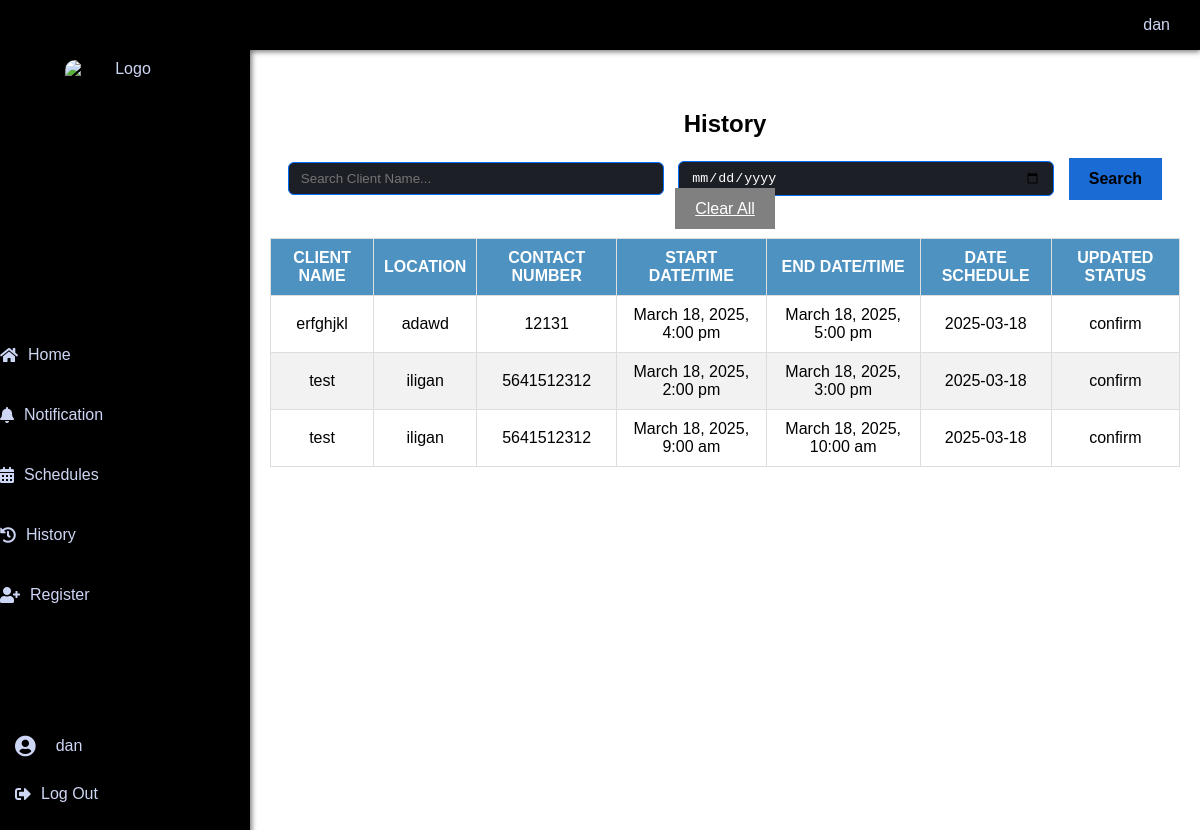
Screenshot of /history.php (signed in) with the database file from the repository.
### tables this page shows
CREATE TABLE `users` (
  `ID` bigint(20) NOT NULL AUTO_INCREMENT,
  `email` varchar(50) NOT NULL,
  `password` varchar(60) NOT NULL,
  `username` varchar(40) NOT NULL,
  `account_level` varchar(40) NOT NULL,
  PRIMARY KEY (`ID`)
);

CREATE TABLE `Schedule` (
  `ScheduleID` bigint(20) NOT NULL AUTO_INCREMENT,
  `start_date_time` datetime NOT NULL,
  `end_date_time` datetime NOT NULL,
  `date_schedule` datetime NOT NULL,
  `EventID` bigint(20) NOT NULL,
  `StatusID` bigint(20) NOT NULL,
  PRIMARY KEY (`ScheduleID`),
  KEY `Events_Schedule` (`EventID`),
  KEY `Updated_Status_Schedule` (`StatusID`),
  CONSTRAINT `Events_Schedule` FOREIGN KEY (`EventID`) REFERENCES `Events` (`EventID`),
  CONSTRAINT `Updated_Status_Schedule` FOREIGN KEY (`StatusID`) REFERENCES `Updated_Status` (`StatusID`)
);

CREATE TABLE `Clients` (
  `ClientID` bigint(20) NOT NULL AUTO_INCREMENT,
  `clients_name` text NOT NULL,
  `contact_number` bigint(20) NOT NULL,
  `location` varchar(100) NOT NULL,
  `ID` bigint(20) NOT NULL,
  PRIMARY KEY (`ClientID`),
  KEY `users_Clients` (`ID`),
  CONSTRAINT `users_Clients` FOREIGN KEY (`ID`) REFERENCES `users` (`ID`)
);

CREATE TABLE `Updated_Status` (
  `StatusID` bigint(20) NOT NULL AUTO_INCREMENT,
  `updated_status` text NOT NULL DEFAULT current_timestamp(),
  PRIMARY KEY (`StatusID`)
);

### htdocs/history.php (the view, shortened to what this page needs)
<?php
include 'navigation.php';
$searchName = isset($_GET['search']) ? $conn->real_escape_string($_GET['search']) : '';
$searchDate = isset($_GET['searchDate']) ? $conn->real_escape_string($_GET['searchDate']) : '';
$query = "SELECT c.clients_name, c.location, c.contact_number,
                 s.start_date_time, s.end_date_time,
                 DATE(s.start_date_time) AS date_schedule,
                 us.updated_status
          FROM Schedule s
          JOIN Events e ON s.EventID = e.EventID
          JOIN Clients c ON e.ClientID = c.ClientID
          JOIN Updated_Status us ON s.StatusID = us.StatusID";
$query .= " ORDER BY s.start_date_time DESC";
$result = $conn->query($query);
?>
<!DOCTYPE html>
<html lang="en">
<head>
</head>
<body>
    <div class="container mt-5">
        <h2>History</h2>
        <form method="get" action="history.php" class="mb-4">
            <input type="text" name="search" class="form-control" placeholder="Search Client Name..." value="<?php echo htmlspecialchars($searchName); ?>">
            <input type="date" name="searchDate" class="form-control" value="<?php echo htmlspecialchars($searchDate); ?>">
            <button type="submit" class="btn btn-primary"><strong>Search</strong></button>
            <a href="history.php" class="btn btn-secondary">Clear All</a>
        </form>
        <table class="table table-bordered">
            <thead>
                <tr>
                    <th>Client Name</th>
                    <th>Location</th>
                    <th>Contact Number</th>
                    <th>Start Date/Time</th>
                    <th>End Date/Time</th>
                    <th>Date Schedule</th>
                    <th>Updated Status</th>
                </tr>
            </thead>
            <tbody>
                <?php if($result && $result->num_rows > 0): ?>
                    <?php while($row = $result->fetch_assoc()): ?>
                        <tr>
                            <td><?php echo htmlspecialchars($row['clients_name']); ?></td>
                            <td><?php echo htmlspecialchars($row['location']); ?></td>
                            <td><?php echo htmlspecialchars($row['contact_number']); ?></td>
                            <td><?php echo date("F j, Y, g:i a", strtotime($row['start_date_time'])); ?></td>
                            <td><?php echo date("F j, Y, g:i a", strtotime($row['end_date_time'])); ?></td>
                            <td><?php echo htmlspecialchars($row['date_schedule']); ?></td>
                            <td>
                                <?php
                                $status = strtolower($row['updated_status']);
                                if ($status === 'completed') {
                                    echo '<span style="background-color: green; color: white; padding: 5px 10px; border-radius: 5px;">Completed</span>';
                                } elseif ($status === 'cancel') {
                                    echo '<span style="background-color: red; color: white; padding: 5px 10px; border-radius: 5px;">Cancel</span>';
                                } else {
                                    echo htmlspecialchars($row['updated_status']);
                                }
                                ?>
                            </td>
                        </tr>
                    <?php endwhile; ?>
                <?php else: ?>
                    <tr>
                        <td colspan="7">No schedule history found.</td>
                    </tr>
                <?php endif; ?>
            </tbody>
        </table>
    </div>
</body>
</html>

### htdocs/navigation.php (shortened to what this page needs)
<?php
include 'db.php';
$username = 'Guest';
if (isset($_SESSION['ID'])) {
    $stmt = $conn->prepare("SELECT username FROM users WHERE ID = ?");
    $stmt->bind_param("i", $_SESSION['ID']);
    $stmt->execute();
    $stmt->bind_result($username);
    $stmt->fetch();
    $stmt->close();
} elseif (isset($_SESSION['email'])) {
    $stmt = $conn->prepare("SELECT username, ID FROM users WHERE email = ?");
    $stmt->bind_param("s", $_SESSION['email']);
    $stmt->execute();
    $stmt->bind_result($username, $userId);
}
?>
<!DOCTYPE html>
<html lang="en">
<head>
    <link rel="stylesheet" href="https://cdnjs.cloudflare.com/ajax/libs/font-awesome/5.15.4/css/all.min.css">
</head>
<body>
    <div class="topbar">
        <div class="username-container">
            <span class="username" onclick="toggleDropdown()"><?php echo htmlspecialchars($username); ?></span>
        </div>
    </div>
    <div class="sidebar" id="sidebar">
        <div class="logo-container">
            <img src="https://encrypted-tbn0.gstatic.com/images?q=tbn:ANd9GcQgJbMfeLLbE_Wh3cK3RK8s0a-P9hvTwYfHpw&s" alt="Logo" class="logo">
        </div>
        <div class="nav-items">
            <a href="homepage.php"><i class="fas fa-home"></i> Home</a>
            <a href="notification.php"><i class="fas fa-bell"></i>Notification
            </a>
            <a href="schedule.php"><i class="fas fa-calendar-alt"></i>Schedules</a>
            <a href="history.php"><i class="fas fa-history"></i>History</a>
            <a href="register.php"><i class="fas fa-user-plus"></i>Register</a>
        </div>
        <div class="profile">
            <i class="fas fa-user-circle fa-lg"></i>
            <span id="username-display" style="margin-left: 10px; overflow: hidden; text-overflow: ellipsis; white-space: nowrap; max-width: 180px;">
                <?php echo htmlspecialchars($username); ?>
            </span>
        </div>
        <div class="logout">
            <a href="javascript:void(0);" onclick="showLogoutConfirmation()"><i class="fas fa-sign-out-alt"></i>Log Out</a>
        </div>
    </div>
</body>
</html>

### htdocs/navigation.php (style rules this page uses)
body { display: flex; min-height: 100vh; margin: 0; font-family: Arial, sans-serif; background: #121212; }
.sidebar { width: 250px; background: #000000; color: #CDD6F4; transition: none; position: fixed; top: 0; left: 0; height: 100%; overflow: hidden; transform: translateX(0); opacity: 1; z-index: 1000; box-shadow: 2px 0 5px rgba(0,0,0,0.5); display: flex; flex-direction: column; justify-content: space-between; }
.sidebar a { display: flex; align-items: center; padding: 15px; color: #CDD6F4; text-decoration: none; transition: background 0.3s, padding-left 0.3s; margin-bottom: 12px; }
.sidebar a i { margin-right: 10px; color: #CDD6F4; }
.sidebar .nav-items { flex-grow: 1; display: flex; flex-direction: column; justify-content: center; align-items: center; }
.sidebar .nav-items a { width: 100%; text-align: center; }
.sidebar .logout { margin-bottom: 20px; }
.profile { display: flex; align-items: center; padding: 15px; color: #CDD6F4; text-decoration: none; transition: background 0.3s, padding-left 0.3s; }
.profile i { margin-right: 10px; color: #CDD6F4; }
.logo-container { display: flex; justify-content: center; align-items: center; margin: 60px 0; }
.logo { height: 120px; width: 120px; border-radius: 10px; }
.topbar { position: fixed; top: 0; left: 250px; right: 0; height: 50px; background-color: #000000; color: #CDD6F4; display: flex; align-items: center; padding: 0 20px; z-index: 1001; box-shadow: 0 2px 5px rgba(0,0,0,0.5); }
.username-container { margin-left: auto; position: relative; }
.username { cursor: pointer; padding: 10px; border-radius: 5px; transition: background 0.3s; }

### htdocs/history.php (style rules this page uses)
body { background-color: #ffffff; color: #000000; font-family: 'Arial', sans-serif; margin: 0; padding: 0; text-align: center; padding-top: 50px; padding-left: 250px; }
.container { animation: fadeIn 1s ease-in-out; padding: 20px; margin: 0 auto; text-align: center; margin-top: 20px; }
.form-control { background: #1c1f26; color: #ffffff; border: 1px solid rgb(0, 110, 255); border-radius: 6px; padding: 8px 12px; }
form.mb-4 { margin-bottom: 20px; }
form.mb-4 input.form-control { display: inline-block; width: 350px; margin-right: 10px; vertical-align: middle; }
form.mb-4 button.btn { vertical-align: middle; padding: 12px 20px; font-size: 16px; }
table { width: 100%; border-collapse: collapse; margin-top: 20px; }
th, td { border: 1px solid #ddd; padding: 10px; text-align: center; }
th { background-color:rgb(77, 146, 192); color: white; text-transform: uppercase; }
tr:nth-child(even) { background-color: #f2f2f2; }
.btn-primary { background-color:rgb(27, 107, 212); border: none; padding: 12px 20px; font-size: 16px; }
.btn-secondary { background-color: grey; border: none; color: white; padding: 12px 20px; font-size: 16px; }

### rows the page displays
users: username "dan"
schedule: clients.clients_name "erfghjkl", clients.location "adawd", clients.contact_number "12131", start_date_time "March 18, 2025, 4:00 pm", end_date_time "March 18, 2025, 5:00 pm", date_schedule "2025-03-18", StatusID.updated_status "confirm"
schedule: clients.clients_name "test", clients.location "iligan", clients.contact_number "5641512312", start_date_time "March 18, 2025, 2:00 pm", end_date_time "March 18, 2025, 3:00 pm", date_schedule "2025-03-18", StatusID.updated_status "confirm"
schedule: clients.clients_name "test", clients.location "iligan", clients.contact_number "5641512312", start_date_time "March 18, 2025, 9:00 am", end_date_time "March 18, 2025, 10:00 am", date_schedule "2025-03-18", StatusID.updated_status "confirm"
